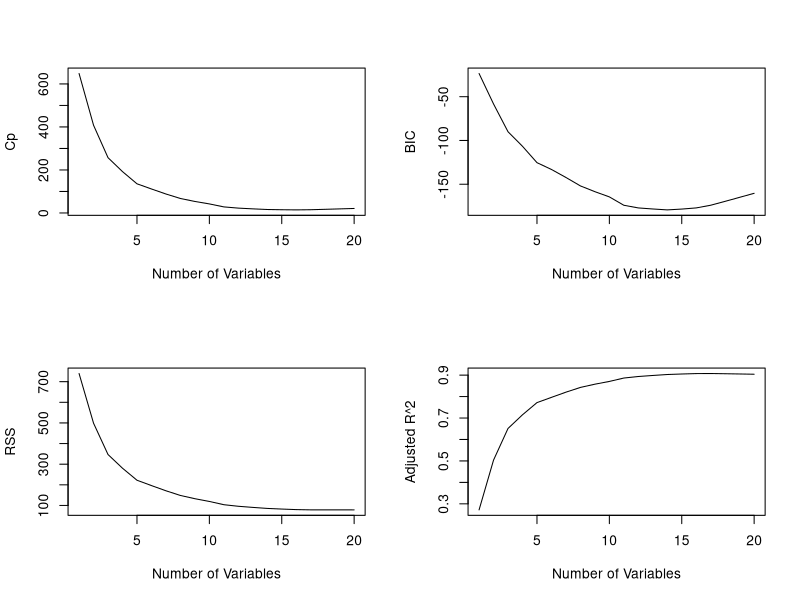
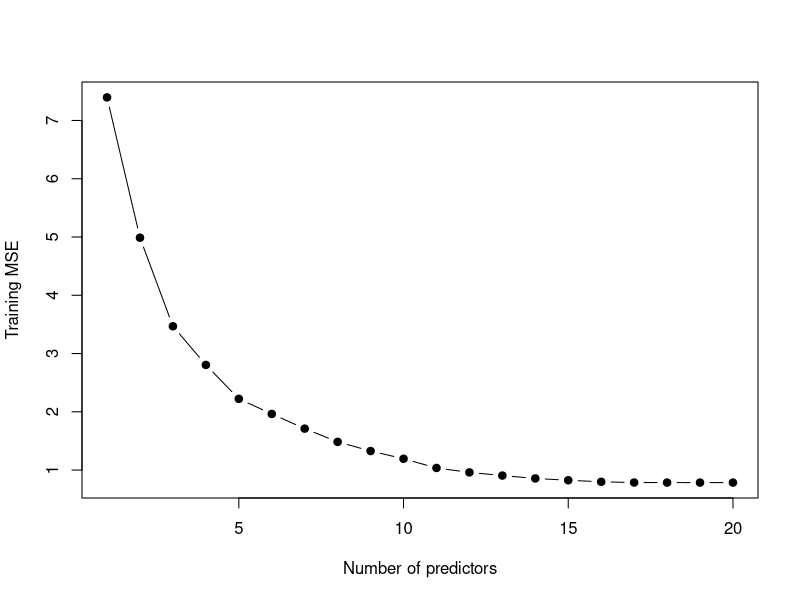
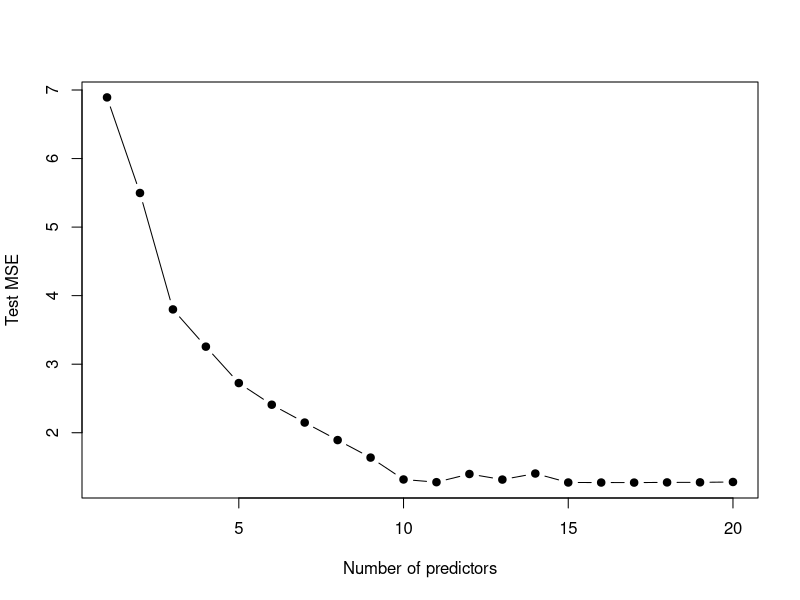

R code for these plots, in order:
###########################################################################
## Statistical Data Mining 1 - Homework 2 - Question 3
## Name: Arun Krishnamurthy
## Class Number: 34
## Created: October 15, 2017
## Edited:
###########################################################################

##################################################################################################################################################
# 3) (10 points) (Exercise 9 modified, ISL)
# We have seen that as the number of features used in a model increases, the training error will necessarily decrease, but the test error may not.
# We will now explore this in a simulated data set. Generate a data set with p  = 20 features, n  = 1, 000 observations,
# and an associated quantitative response vector generated according to the model y = x.beta + e
# has some elements that are exactly equal to zero.
# Split your data set into a training set containing 100 observations and a test set containing 900 observations.
# 
# Perform best subset selection on the training set, and plot the training set MSE associated with the best model of each size.
# Plot the test set MSE associated with the best model of each size.
# 
# For which model size does the test set MSE take on its minimum value? 
# Comment on your results. How does the model at which the test set MSE is minimized compare to the true model used to generate the data? 
# Commenton the coefficient values.
##################################################################################################################################################

########################################################################################################################
# Generate a data set with p  = 20 features, n  = 1, 000 observations,
# and an associated quantitative response vector generated according to the model y = x.beta + e
# beta has some elements that are exactly equal to zero.
########################################################################################################################

# Setting a seed value for random numbers
set.seed(12345)

# Need a matrix of 20 features and 1000 observations. In other words, 20 columns and 1000 rows i.e. 20x1000 = 20000 table cells
x <- matrix(rnorm(20000), ncol = 20)
dim(x)

# Generate 20 different random values for b
b <- rnorm(20)
b

# Set a seed value again to make this result reproducible
set.seed(12345)

# b should have some elements that are exactly equal to zero.
# Generate 5 random indices
zero_indices <- sample(1:20, 5)
zero_indices

# Set zero to these indices so we can have some elements that are exactly equal to zero
for(i in 1:20) {
    if(i %in% zero_indices) {
        b[i] = 0
    }
}
b

# Generate 1000 error values
e <- rnorm(1000)

# Putting all the generated values together to get the response y
y <- x %*% b + e


#################################################################################################################
# Split your data set into a training set containing 100 observations and a test set containing 900 observations.
#################################################################################################################

# Generate 100 random indices in order to parition x and y into training and test
indices = sample(1:dim(x)[1], dim(x)[1] / 10)

# Partition the x and y to train and test 
x.train <- x[indices, ]
x.test <- x[-indices, ]
y.train <- y[indices, ]
y.test <- y[-indices, ]

# Now create the final train and test datasets with both x and y
train = data.frame(y = y.train, x = x.train)
test = data.frame(y = y.test, x = x.test)

# install.packages("leaps")
library("leaps")

# Perform exhaustive subset selection on the training data
regfit.full <- regsubsets(y~., data = train, nvmax = 20, method = "exhaustive")
my_sum <- summary(regfit.full)

# This matrix displays best subset from 1 to 20 parameters
my_sum$outmat

# Plot the cp bic, rss, and adjr2 statistic for regfit.full
par(mfrow = c(2,2))
plot(my_sum$cp, xlab = "Number of Variables", ylab = "Cp", type = "l")
plot(my_sum$bic, xlab = "Number of Variables", ylab = "BIC", type = "l")
plot(my_sum$rss, xlab = "Number of Variables", ylab = "RSS", type = "l")
plot(my_sum$adjr2, xlab = "Number of Variables", ylab = "Adjusted R^2", type = "l")

# Find the optimum model for each of the four statistics
which(my_sum$cp == min(my_sum$cp))
which(my_sum$bic == min(my_sum$bic))
which(my_sum$rss == min(my_sum$rss))
which(my_sum$adjr2 == max(my_sum$adjr2))

# Putting the train and test data set into a matrix
train.mat <- model.matrix(y ~ ., data = train, nvmax = 20)
test.mat <- model.matrix(y ~ ., data = test, nvmax = 20)


###############################################################################################################################
# Perform best subset selection on the training set, and plot the training set MSE associated with the best model of each size.
###############################################################################################################################

val.errors <- c()
for (i in 1:20) {
    coefi <- coef(regfit.full, id = i)
    pred <- train.mat[, names(coefi)] %*% coefi
    val.errors = c(val.errors, mean((pred - y.train)^2))
}
par(mfrow = c(1,1))
plot(val.errors, xlab = "Number of predictors", ylab = "Training MSE", pch = 19, type = "b")

# Model size for which the train set MSE takes on the minimum value
which.min(val.errors)


####################################################################
# Plot the test set MSE associated with the best model of each size.
####################################################################

val.errors <- c()
for (i in 1:20) {
    coefi <- coef(regfit.full, id = i)
    pred <- test.mat[, names(coefi)] %*% coefi
    val.errors = c(val.errors, mean((pred - y.test)^2))
}
par(mfrow = c(1,1))
plot(val.errors, xlab = "Number of predictors", ylab = "Test MSE", pch = 19, type = "b")


#######################################################################
# For which model size does the test set MSE take on its minimum value?
####################################################################### 

which.min(val.errors)


#########################################################################################
# Compare to the true model used to generate the data? Comment on the coefficient values.
#########################################################################################

coef(regfit.full, which.min(val.errors))
